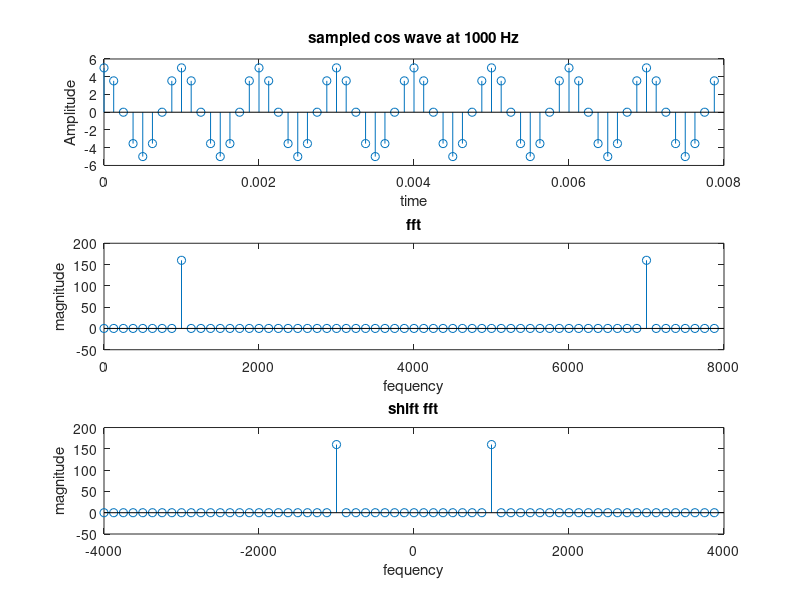
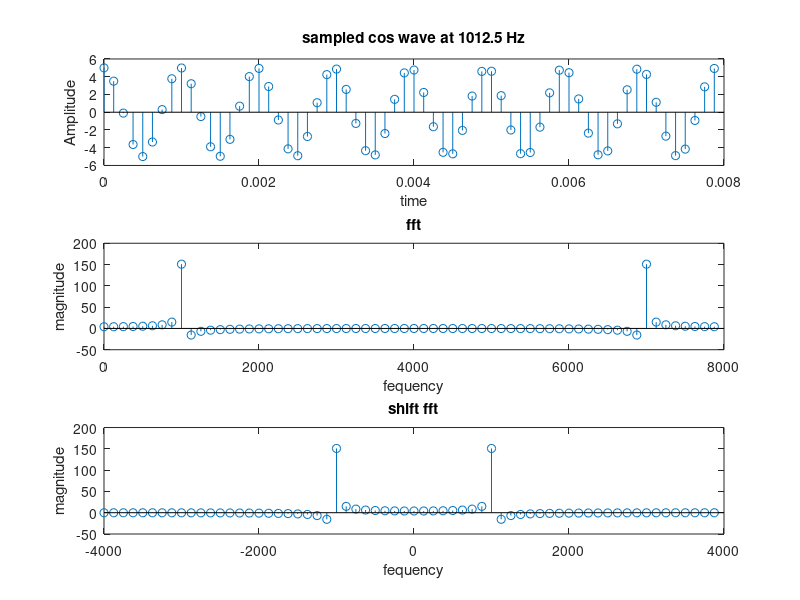
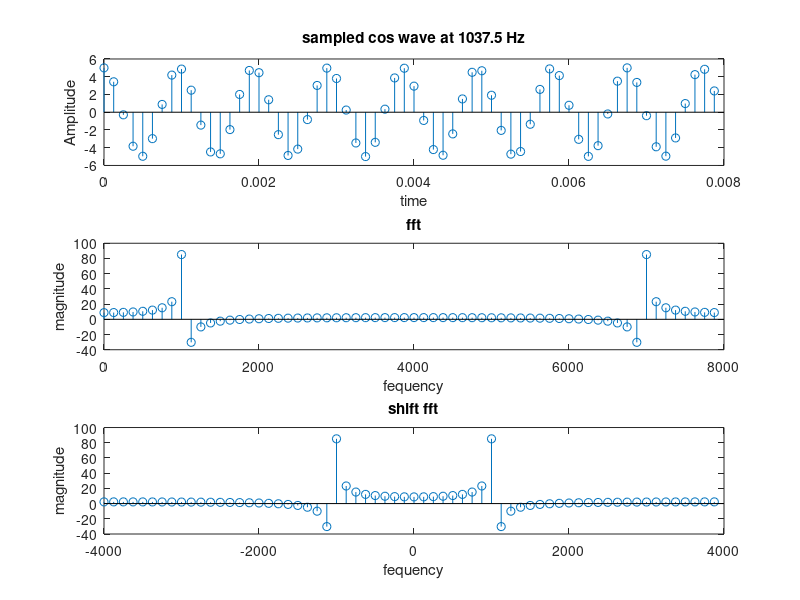
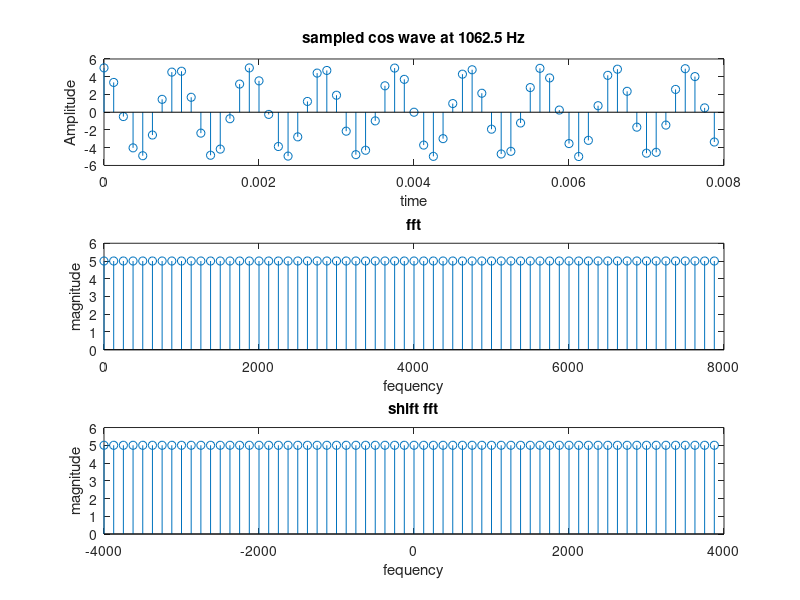

MATLAB code for these plots, in order:
clear all;
close all;
a=5;
r=8000;	
p=1000;

n=64;

Fs=r;
Ts=1/Fs
t = (0:(n-1))*Ts;
freq=(0:(n-1))*Fs/n;
freq_shift = freq-(Fs/2);
cos_wave=a*cos(2*pi*p*t);

figure(1);
subplot(3,1,1);
stem(t,cos_wave);
title('sampled cos wave at 1000 Hz')
xlabel('time')
ylabel('Amplitude')

subplot(3,1,2);
stem(freq,fft(cos_wave));
title('fft')
xlabel('fequency')
ylabel('magnitude')

subplot(3,1,3);
stem(freq_shift,fftshift(fft(cos_wave)));
title('shift fft')
xlabel('fequency')
ylabel('magnitude')


Fs=r
Ts=1/Fs
t = (0:(n-1))*Ts;
freq=(0:(n-1))*Fs/n;
freq_shift = freq-(Fs/2);
cos_wave=a*cos(2*pi*(p+12.5)*t);

figure(2);
subplot(3,1,1);
stem(t,cos_wave);
title('sampled cos wave at 1012.5 Hz')
xlabel('time')
ylabel('Amplitude')

subplot(3,1,2);
stem(freq,fft(cos_wave));
title('fft')
xlabel('fequency')
ylabel('magnitude')

subplot(3,1,3);
stem(freq_shift,fftshift(fft(cos_wave)));
title('shift fft')
xlabel('fequency')
ylabel('magnitude')

Fs= r
Ts=1/Fs
t = (0:(n-1))*Ts;
freq=(0:(n-1))*Fs/n;
freq_shift = freq-(Fs/2);
cos_wave=a*cos(2*pi*(p+37.5)*t);

figure(3);
subplot(3,1,1);
stem(t,cos_wave);
title('sampled cos wave at 1037.5 Hz')
xlabel('time')
ylabel('Amplitude')

subplot(3,1,2);
stem(freq,fft(cos_wave));
title('fft')
xlabel('fequency')
ylabel('magnitude')

subplot(3,1,3);
stem(freq_shift,fftshift(fft(cos_wave)));
title('shift fft')
xlabel('fequency')
ylabel('magnitude')

Fs = r
Ts=1/Fs
t = (0:(n-1))*Ts;
freq=(0:(n-1))*Fs/n;
freq_shift = freq-(Fs/2);
cos_wave=a*cos(2*pi*(p+62.5)*t);

figure(4);
subplot(3,1,1);
stem(t,cos_wave);
title('sampled cos wave at 1062.5 Hz')
xlabel('time')
ylabel('Amplitude')

subplot(3,1,2);
stem(freq,fft(cos_wave));
title('fft')
xlabel('fequency')
ylabel('magnitude')

subplot(3,1,3);
stem(freq_shift,fftshift(fft(cos_wave)));
title('shift fft')
xlabel('fequency')
ylabel('magnitude')
